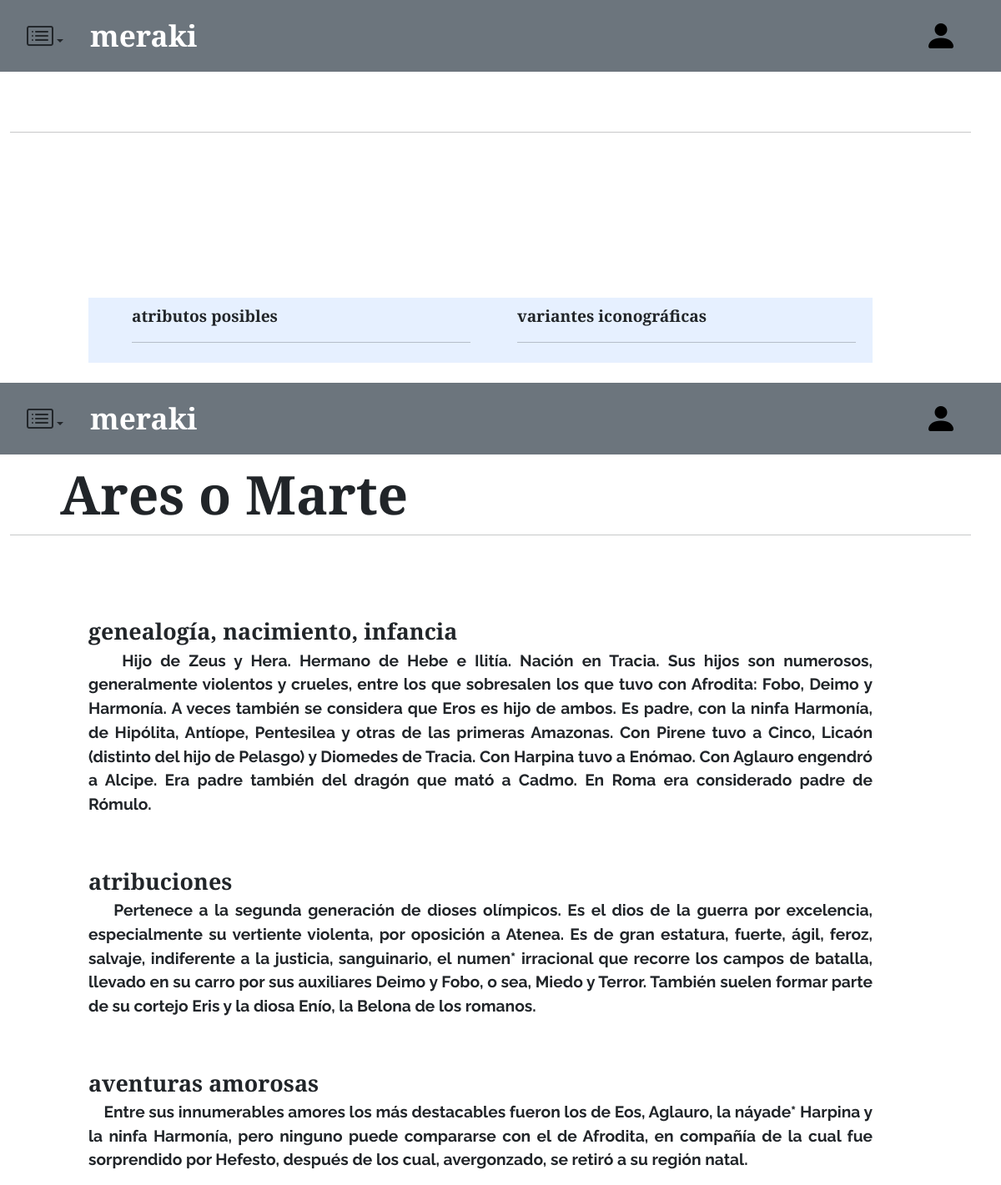
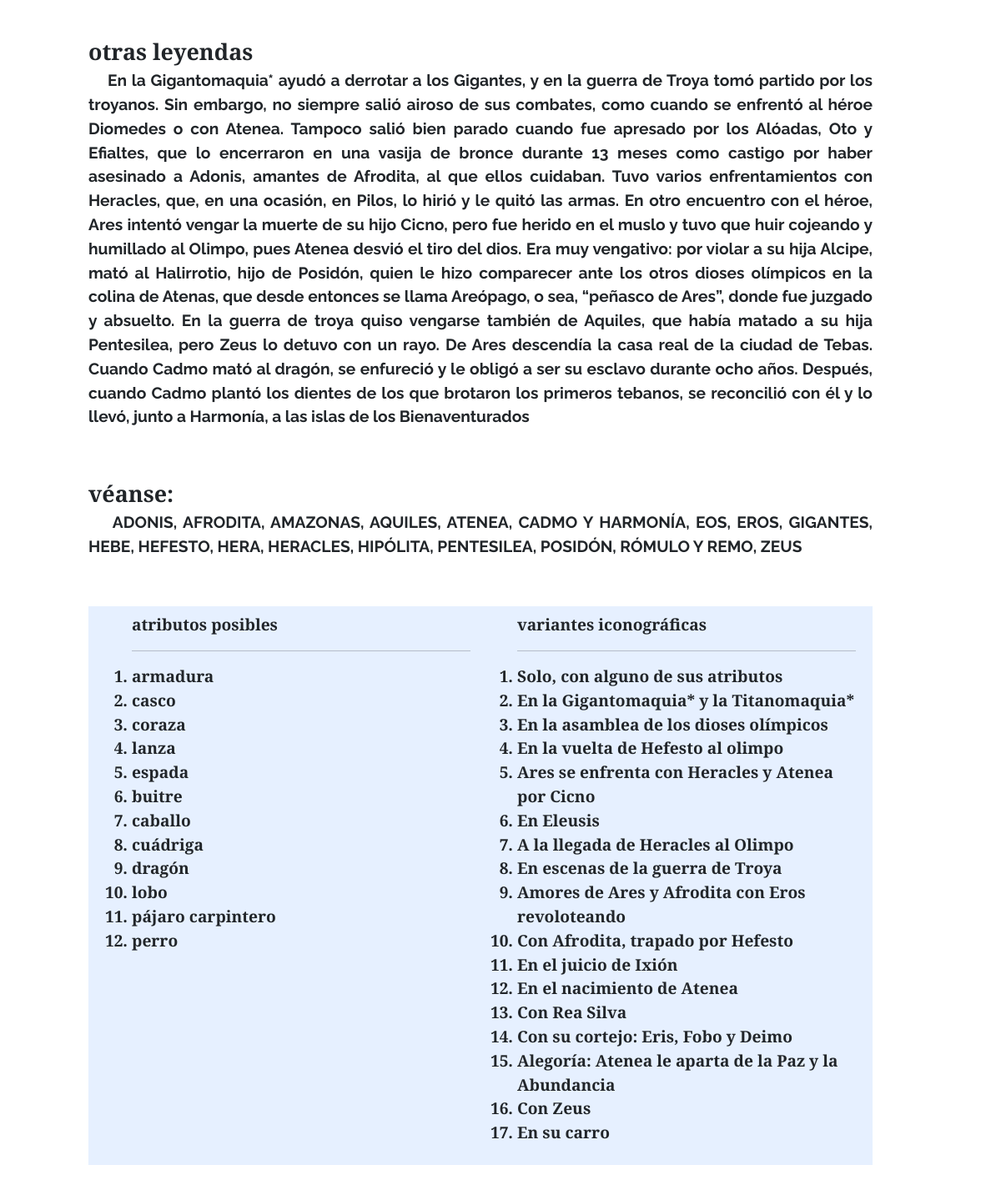
Page /vistas/clasico.php?id=1 on the committed database (2 pictures, top to bottom).
### tables this page shows
CREATE TABLE `clasico` (
  `idpropio` int(11) NOT NULL,
  `idgen` int(11) NOT NULL,
  `genealogia` text NOT NULL,
  `atribuciones` text NOT NULL,
  `aventuras` text NOT NULL,
  `leyendas` text NOT NULL,
  `veanse` text NOT NULL
);

CREATE TABLE `sergenerico` (
  `ID` int(11) NOT NULL,
  `nombre` varchar(255) NOT NULL,
  `rol` int(11) NOT NULL,
  `atributos` longtext NOT NULL CHECK (json_valid(`atributos`)),
  `variantes` longtext NOT NULL CHECK (json_valid(`variantes`))
);

### models/clasico.php (called while the page is built, shortened)
<?php
require_once "./../db/db.php";
class clasico extends generico{
    function mostrardios($id){
        $db = new Database();
        $dbconection = $db->connect();
        $query='select * from clasico c, sergenerico g where c.idgen = g.ID and c.idgen ='.$id.';';
        $resultado = $db->querySelect($dbconection, $query);
                return $resultado;
    }
}
?>

### db/db.php (called while the page is built, shortened)
<?php
class Database{
    function querySelect($bbdd, $query){
        $consulta = $bbdd->query($query);
        return $consulta;
    }
}
?>

### vistas/clasico.php (the view, shortened to what this page needs)
<!DOCTYPE html>
<html lang="en">
<head>
    <link href="https://cdn.jsdelivr.net/npm/bootstrap@5.1.3/dist/css/bootstrap.min.css" rel="stylesheet">
    <link rel="stylesheet" href="https://cdn.jsdelivr.net/npm/bootstrap-icons@1.7.2/font/bootstrap-icons.css">
    <link rel="stylesheet" href="navbar.css">
    <?php
    require_once "./../models/clasico.php";
    $dios = new clasico();
    $id = $_GET['id'];
    $infoDios = $dios->mostrardios($id);
    $info = $infoDios->fetch_assoc();
  ?>
</head>
<body class="fw-bolder" style="font-family: 'Cinzel', serif;">
    <nav class="navbar navbar-expand-lg navbar-light bg-secondary mx-auto">
        <div class="container-fluid mx-4">
            <div class="row">
                <ul class=" col navbar-nav me-auto mb-2 mb-lg-0">
                    <li class=" nav-item dropdown"><a class="nav-link text-dark dropdown-toggle" href="#" id="navbarDropdown" role="button" data-bs-toggle="dropdown" aria-expanded="false"><i class="bi bi-card-list"  style="font-size: 2em;"></i></a>
                    </li>
                </ul>
                <a class="col navbar-brand text-white align-middle" style="font-size: 2.2em;"  href="index.php">meraki</a>
            </div>
            <div class="row">
            <a class="col p-3 navbar-brand text-black align-middle" style="font-size: 1.5em;" href="UsuarioCosas.php">
                ?></a>
              <a class="col navbar-brand text-black align-middle" href="login.php"><i class="bi bi-person-fill dropdown" style="font-size: 2em;"> </i> </a>
              </div>
    </nav>
       <div class="container-fluid position-relative row">
           <div id="nombre" class="position-relative top-0 start-0 ms-5 col" style="font-size: 4em;"><?php echo $info['nombre'];?> </i></div>
           <br> <br> <br>
           <hr>
           <br> <br> <br> <br>
           <div class="container-fluid position-relative row mb-4">
               <div class="col-1"></div>
               <div class="col-10" style="font-size: 1.2em;">
                   <div class="row text-start fw-bolder" style="font-size: 1.4em;">
                       genealogía, nacimiento, infancia
                   </div>
                   <div class="row" style="text-align: justify; font-family:  'Raleway', sans-serif;">
                       <?php echo $info['genealogia'];?>
                   </div>
                   <br> <br>
                   <div class="row text-start fw-bolder" style="font-size: 1.4em;">
                       atribuciones
                   </div>
                   <div class="row" style="text-align: justify; font-family:  'Raleway', sans-serif;">
                       <?php echo $info['atribuciones'];?>
                   </div>
                   <br> <br>
                   <div class="row text-start fw-bolder" style="font-size: 1.4em;">
                       aventuras amorosas
                   </div>
                   <div class="row" style="text-align: justify; font-family:  'Raleway', sans-serif;">
                       <?php echo $info['aventuras'];?>
                   </div>
                   <br> <br>
                   <div class="row text-start fw-bolder" style="font-size: 1.4em;">
                       otras leyendas
                   </div>
                   <div class="row"  style="text-align: justify; font-family:  'Raleway', sans-serif;">
                       <?php echo $info['leyendas'];?>
                   </div>
                   <br> <br>
                   <div class="row text-start fw-bolder" style="font-size: 1.4em;">
                      véanse:
                   </div>
                   <div class="row" style="text-align: justify; font-family:  'Raleway', sans-serif;">
                       <?php echo $info['veanse'];?>
                   </div>
                   <br> <br>
                   <div class="row bg-primary p-2 text-dark bg-opacity-10" >
                       <div class="col" >
                       <ol type=”A”>atributos posibles
                                <hr>
                                <?php
                                   $array = json_decode($info['atributos']);
                                    foreach ($array as $k => $v) {
                                ?>
                                <li>
                                    <?php
                                               echo $v;
                                           }
                                    ?>
                                 </li>
                              </ol>
                       </div>
                       <div class="col" >
                       <ol type=”A”>variantes iconográficas
                            <hr>
                                <?php
                                   $array = json_decode($info['variantes']);
                                    foreach ($array as $k => $v) {
                                ?>
                                <li>
                                    <?php
                                               echo $v;
                                           }
                                    ?>
                                 </li>
                              </ol>
                       </div>
                   </div>
               </div>
               <div class="col-1"></div>
           </div>
      </div>
</body>
</html>

### rows in the picture
clasico: idgen.nombre "Ares o Marte", genealogia "Hijo de Zeus y Hera. Hermano de Hebe e Ilitía. Nación en Tracia. Sus hijos son numerosos, generalmente violentos y crueles, entre los que sobresalen los que tuvo con Afrodita: Fobo, Deimo y Harmonía. A veces también se considera que Eros es hijo de ambos. Es padre, con la ninfa Harmonía, de Hipólita, Antíope, Pentesilea y otras de las primeras Amazonas. Con Pirene tuvo a Cinco, Licaón (distinto del hijo de Pelasgo) y Diomedes de Tracia. Con Harpina tuvo a Enómao. Con Aglauro engendró a Alcipe. Era padre también del dragón que mató a Cadmo. En Roma era considerado padre de Rómulo.", atribuciones "Pertenece a la segunda generación de dioses olímpicos. Es el dios de la guerra por excelencia, especialmente su vertiente violenta, por oposición a Atenea. Es de gran estatura, fuerte, ágil, feroz, salvaje, indiferente a la justicia, sanguinario, el numen* irracional que recorre los campos de batalla, llevado en su carro por sus auxiliares Deimo y Fobo, o sea, Miedo y Terror. También suelen formar parte de su cortejo Eris y la diosa Enío, la Belona de los romanos.", aventuras "Entre sus innumerables amores los más destacables fueron los de Eos, Aglauro, la náyade* Harpina y la ninfa Harmonía, pero ninguno puede compararse con el de Afrodita, en compañía de la cual fue sorprendido por Hefesto, después de los cual, avergonzado, se retiró a su región natal.", leyendas "En la Gigantomaquia* ayudó a derrotar a los Gigantes, y en la guerra de Troya tomó partido por los troyanos. Sin embargo, no siempre salió airoso de sus combates, como cuando se enfrentó al héroe Diomedes o con Atenea. Tampoco salió bien parado cuando fue apresado por los Alóadas, Oto y Efialtes, que lo encerraron en una vasija de bronce durante 13 meses como castigo por haber asesinado a Adonis, amantes de Afrodita, al que ellos cuidaban. Tuvo varios enfrentamientos con Heracles, que, en una ocasión, en Pilos, lo hirió y le quitó las armas. En otro encuentro con el héroe, Ares intentó vengar la muerte de su hijo Cicno, pero fue herido en el muslo y tuvo que huir cojeando y humillado al…", veanse "ADONIS, AFRODITA, AMAZONAS, AQUILES, ATENEA, CADMO Y HARMONÍA, EOS, EROS, GIGANTES, HEBE, HEFESTO, HERA, HERACLES, HIPÓLITA, PENTESILEA, POSIDÓN, RÓMULO Y REMO, ZEUS"

### other values in the picture
$v "armadura"
$v "casco"
$v "coraza"
$v "lanza"
$v "espada"
$v "buitre"
$v "caballo"
$v "cuádriga"
$v "dragón"
$v "lobo"
$v "pájaro carpintero"
$v "perro"
$v "Solo, con alguno de sus atributos"
$v "En la Gigantomaquia* y la Titanomaquia*"
$v "En la asamblea de los dioses olímpicos"
